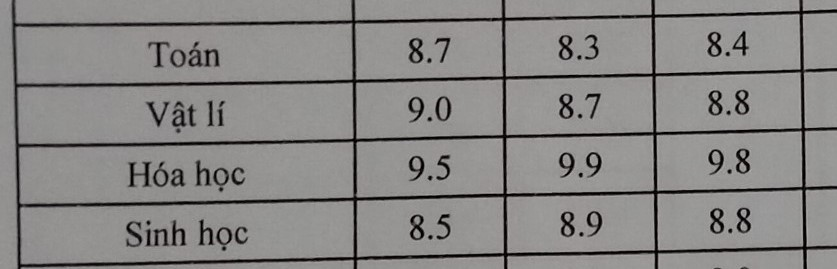
#> input picture Table.jpg, 837 x 269 px
$ python -i test_words.py   (imports and definitions only)
#> lines starting #> are read from the running program, lines starting #| are printed output that depends on the picture; after the words box and inside, x2 and y2 are one past the last pixel; in counts of white or black regions, pixels touching at a corner belong together
#> further down, picture is the input picture: shape (269, 837, 3); mean B, G, R 132.9, 134.5, 136
import easyocr
import numpy as np
from cv2 import cv2

# [1 line that did not run here, left out]


def recognize_words(img_input, debug=False) -> "":
#> called with debug = False
    img_resized = cv2.resize(img_input, None, fx=1.25, fy=1.25, interpolation=cv2.INTER_LINEAR)
    img_gray = cv2.cvtColor(img_resized, cv2.COLOR_BGR2GRAY)
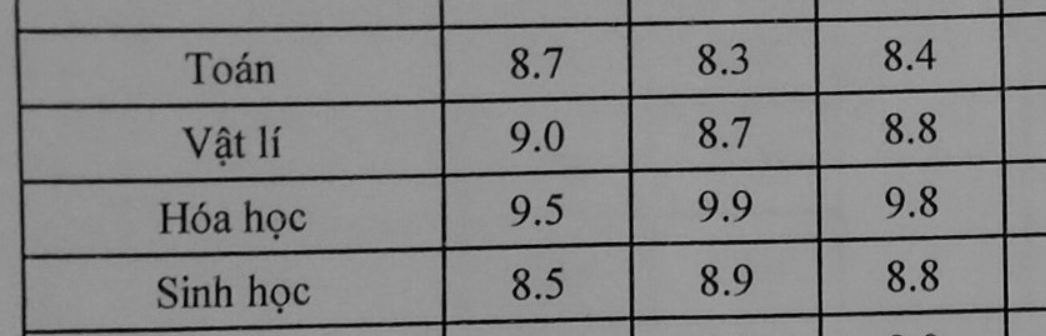
#> img_gray: shape (336, 1046); min 0, max 171, mean 134.6
    norm_map = np.zeros((img_gray.shape[0], img_gray.shape[1]))
    img_norm = cv2.normalize(img_gray, norm_map, 0, 255, cv2.NORM_MINMAX)
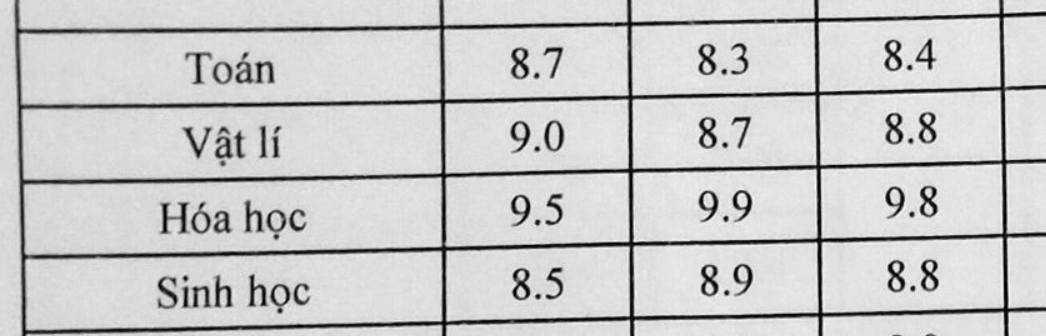
#> img_norm: shape (336, 1046); min 0, max 255, mean 200.8
    _, img_threshold = cv2.threshold(img_norm, 100, 255, cv2.THRESH_BINARY | cv2.THRESH_OTSU)
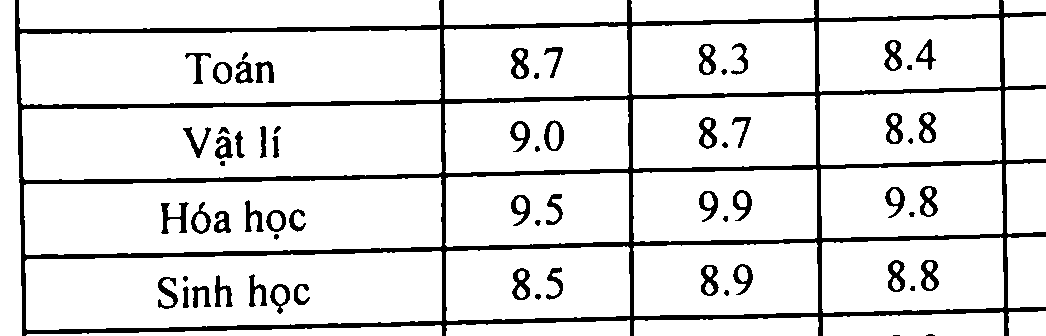
#> img_threshold: shape (336, 1046); 88.4% white; 67 black regions (2 under 20 px), largest, box (x1, y1, x2, y2) and area: (15, 0, 1046, 336) 29348, (161, 202, 189, 234) 366, (511, 48, 529, 79) 321

    if debug:
        cv2.imwrite("debug/resized.jpg", img_resized)
        cv2.imwrite("debug/gray.jpg", img_gray)
        cv2.imwrite("debug/norm.jpg", img_norm)
        cv2.imwrite("debug/threshold.jpg", img_threshold)

    img_ready = img_threshold

#> (the run stopped early here; a loop or call above may not have finished)

$ run again, on ab.jpg
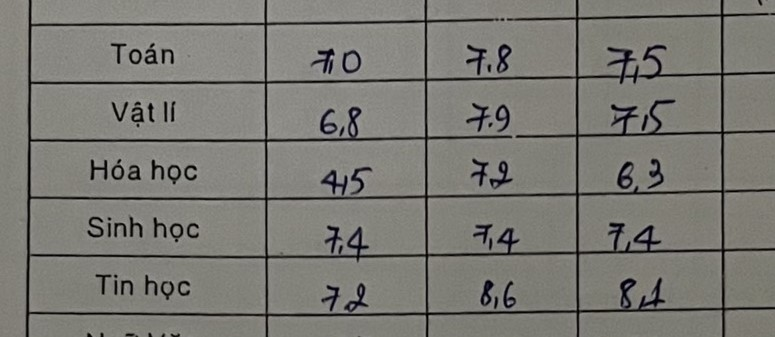
#> input picture ab.jpg, 775 x 337 px
#> picture is the input picture: shape (337, 775, 3); mean B, G, R 116.3, 122, 123
#> in recognize_words, `img_norm = cv2.normalize(img_gray, norm_map, 0, 255, cv2.NORM_MINMAX)`:
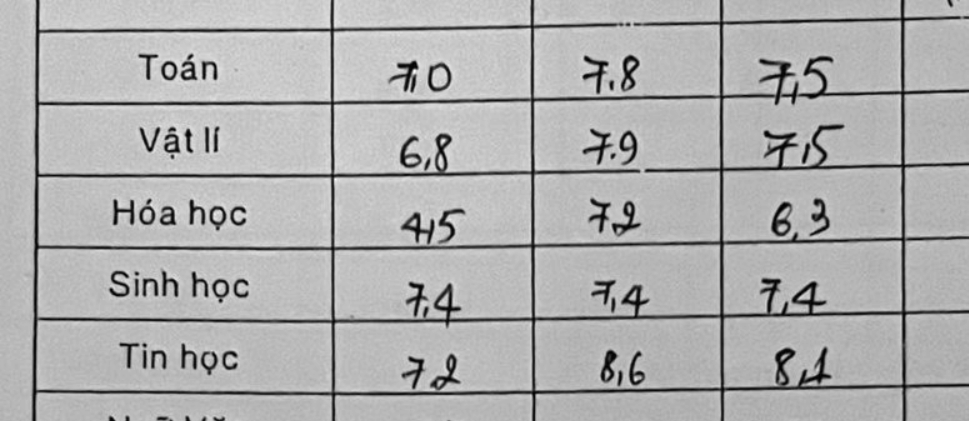
#> img_norm: shape (421, 969); min 0, max 255, mean 175.2
#> in recognize_words, `_, img_threshold = cv2.threshold(img_norm, 100, 255, cv2.THRESH_BINARY..`:
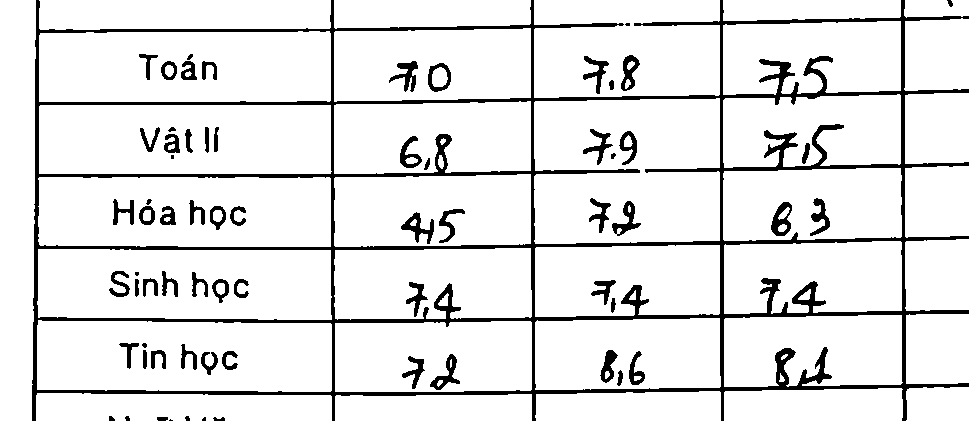
#> img_threshold: shape (421, 969); 89.8% white; 69 black regions (6 under 20 px), largest, box (x1, y1, x2, y2) and area: (32, 0, 969, 421) 30621, (401, 212, 434, 244) 393, (771, 202, 792, 236) 381
